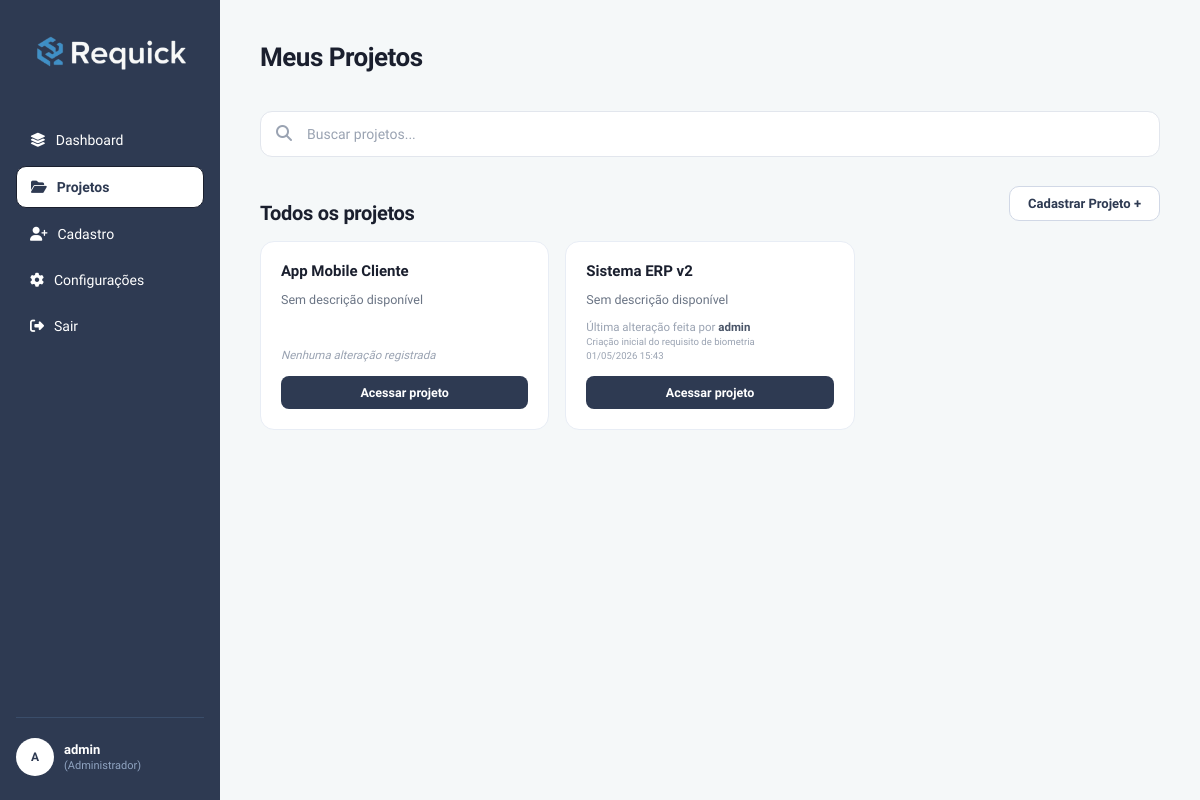
The app's page /php/projetos.php (signed in) with its own data.
### tables this page shows
CREATE TABLE `tb_projetos` (
  `id` int(11) NOT NULL,
  `nome_projeto` varchar(150) NOT NULL,
  `data_criacao` date NOT NULL,
  `id_empresa` int(11) DEFAULT NULL,
  `descricao` text DEFAULT NULL,
  `status_projeto` tinyint(1) NOT NULL DEFAULT 0,
  `escopo_inicial` text NOT NULL DEFAULT 'não definido'
);

CREATE TABLE `tb_usuarios` (
  `id` int(11) NOT NULL,
  `nome` varchar(100) NOT NULL,
  `email` varchar(100) NOT NULL,
  `tipo_usuario` varchar(50) DEFAULT NULL,
  `especializacao` varchar(100) DEFAULT NULL,
  `senha` varchar(255) NOT NULL,
  `id_empresa` int(11) DEFAULT NULL,
  `status` enum('ativo','inativo') NOT NULL DEFAULT 'ativo'
);

CREATE TABLE `tb_historico` (
  `id` int(11) NOT NULL,
  `data` datetime DEFAULT current_timestamp(),
  `modificacao` text NOT NULL,
  `autor` int(11) DEFAULT NULL,
  `id_requisito` int(11) DEFAULT NULL
);

### php/projeto_acoes.php (called while the page is built, shortened)
<?php
class Conexao {
    private static $instance;
    public static function getConn(): PDO {
        if (!isset(self::$instance)) {
            self::$instance = new PDO(
                'mysql:host=localhost;dbname=bd_requick;charset=utf8mb4',
                'root',
                '',
                [
                    PDO::ATTR_ERRMODE            => PDO::ERRMODE_EXCEPTION,
                    PDO::ATTR_DEFAULT_FETCH_MODE => PDO::FETCH_ASSOC,
                    PDO::ATTR_EMULATE_PREPARES   => false,
                ]
            );
        }
        return self::$instance;
    }
}
class ProjetoDao {
    private function getIdEmpresaLogado(): int {
        return (int) ($_SESSION['usuario_empresa'] ?? 0);
    }
    public function read_projetos(): array {
        $idEmpresa = $this->getIdEmpresaLogado();
        $sql = "
            SELECT
                p.id,
                p.nome_projeto,
                p.descricao,
                p.data_criacao,
                h.modificacao,
                h.data    AS data_modificacao,
                u.nome    AS autor
            FROM tb_projetos p
            LEFT JOIN tb_historico h
                ON h.id = (
                    SELECT h2.id FROM tb_historico h2
                    WHERE h2.id_requisito = p.id
                    ORDER BY h2.data DESC LIMIT 1
                )
            LEFT JOIN tb_usuarios u ON u.id = h.autor
            WHERE p.id_empresa = :idEmpresa
            ORDER BY p.id DESC
        ";
        $stmt = Conexao::getConn()->prepare($sql);
        $stmt->bindValue(':idEmpresa', $idEmpresa, PDO::PARAM_INT);
        $stmt->execute();
        return $stmt->fetchAll(PDO::FETCH_ASSOC);
    }
}

### php/projetos.php (the view, shortened to what this page needs)
<!DOCTYPE html>
<html lang="pt-BR">
<head>
  <link rel="stylesheet" href="../css/style.css" />
  <link rel="stylesheet" href="../css/projetos.css" />
  <link rel="stylesheet" href="https://cdnjs.cloudflare.com/ajax/libs/font-awesome/6.5.1/css/all.min.css">
</head>
<body class="LayoutPadrao">
    <?php
      require_once 'projeto_acoes.php';
      $projetoDao = new \php\ProjetoDao();
    ?>
  <?php $paginaAtiva = 'projetos'; include 'navbar_lateral.php'; ?>
  <div class="AreaRolavel AreaRolavelDashboard">
    <main class="ConteudoPrincipal">
      <header class="CabecalhoPagina">
        <h1 class="TituloBoasVindas">Meus Projetos</h1>
      </header>
      <div class="ContainerBusca">
        <input type="text" class="CampoBusca" placeholder="Buscar projetos..." />
      </div>
      <div class="SecaoProjetos">
        <div class="CabecalhoProjetos">
          <h2 class="TituloSecao">Todos os projetos</h2>
          <label for="CheckboxModal" class="BotaoCadastrar">Cadastrar Projeto +</label>
        </div>
        <div class="GradeProjetos">
          <?php foreach ($projetoDao->read_projetos() as $projeto): ?>
            <div class="CardProjeto">
              <h3 class="NomeProjeto">
                <?= htmlspecialchars($projeto['nome_projeto']) ?>
              </h3>
              <p class="DescricaoProjeto">
                <?= !empty($projeto['descricao'])
                  ? htmlspecialchars($projeto['descricao'])
                  : 'Sem descrição disponível' ?>
              </p>
              <p class="AutorAlteracao">
                <?php if (!empty($projeto['autor'])): ?>
                  Última alteração feita por
                  <strong><?= htmlspecialchars($projeto['autor']) ?></strong>
                  <br>
                  <small><?= htmlspecialchars($projeto['modificacao']) ?></small>
                  <br>
                  <small><?= date('d/m/Y H:i', strtotime($projeto['data_modificacao'])) ?></small>
                <?php else: ?>
                  <em>Nenhuma alteração registrada</em>
                <?php endif; ?>
              </p>
              <a href="projeto.php?id=<?= $projeto['id'] ?>" class="BotaoAcessar">
                Acessar projeto
              </a>
            </div>
          <?php endforeach; ?>
        </div>
      </div>
    </main>
  </div>
</body>
</html>

### css/style.css (style rules this page uses)
* { box-sizing: border-box; margin: 0; padding: 0; font-family: 'Sora', sans-serif; }
html, body { height: 100%; }
body { background-color: #F5F8F9; color: #1a1f2e; min-height: 100vh; }
.ConteudoPrincipal { margin-left: 220px; padding: 32px 40px; display: flex; flex-direction: column; gap: 24px; min-height: 100vh; }
.CabecalhoPagina { margin-bottom: 4px; }
.TituloBoasVindas { font-size: 26px; font-weight: 700; color: #1a1f2e; letter-spacing: -0.5px; line-height: 1.2; margin: 10px 0; }
.ContainerBusca { position: relative; width: 100%; }
.CampoBusca { width: 100%; padding: 14px 16px 14px 46px; border: 1.5px solid #e2e6ed; border-radius: 12px; font-size: 14px; color: #1a1f2e; background-color: #ffffff; transition: border-color 0.2s, box-shadow 0.2s; }
.CampoBusca::placeholder { color: #9aa3b2; }
.SecaoProjetos { display: flex; flex-direction: column; gap: 16px; }
.CabecalhoProjetos { display: flex; align-items: center; justify-content: space-between; flex-wrap: wrap; gap: 10px; }
.TituloSecao { margin-top: 20px; font-size: 20px; font-weight: 700; color: #1a1f2e; letter-spacing: -0.3px; }
.BotaoCadastrar { background-color: #ffffff; color: #2E3A52; border: 1.5px solid #d1d8e6; border-radius: 10px; padding: 9px 18px; font-size: 13px; font-weight: 600; cursor: pointer; transition: background-color 0.2s, border-color 0.2s; display: inline-block; text-decoration: none; }
.GradeProjetos { display: grid; grid-template-columns: repeat(3, 1fr); gap: 16px; }
.CardProjeto { background-color: #ffffff; border: 1.5px solid #e8edf5; border-radius: 14px; padding: 20px; display: flex; flex-direction: column; gap: 10px; transition: box-shadow 0.2s, border-color 0.2s; }
.NomeProjeto { font-size: 15px; font-weight: 700; color: #1a1f2e; }
.DescricaoProjeto { font-size: 12.5px; color: #6b7585; line-height: 1.55; flex: 1; }
.AutorAlteracao { font-size: 11.5px; color: #9aa3b2; }
.AutorAlteracao strong { color: #4a5568; font-weight: 600; }
.BotaoAcessar { background-color: #2E3A52; color: #ffffff; border: none; border-radius: 8px; padding: 9px 0; width: 100%; font-size: 12.5px; font-weight: 600; cursor: pointer; margin-top: 4px; transition: background-color 0.2s; text-align: center; text-decoration: none; display: inline-block; }

### records on screen
tb_projetos: nome_projeto "App Mobile Cliente", shows "Sem descrição disponível", shows "Nenhuma alteração registrada"
tb_projetos: nome_projeto "Sistema ERP v2", shows "Sem descrição disponível", tb_usuarios.nome "admin", tb_historico.modificacao "Criação inicial do requisito de biometria", tb_historico.data "01/05/2026 15:43"

### other values on screen
substr($nomeUsuario, 0, 1) "A"
$nomeUsuario "admin"
$tipoUsuario "Administrador"
